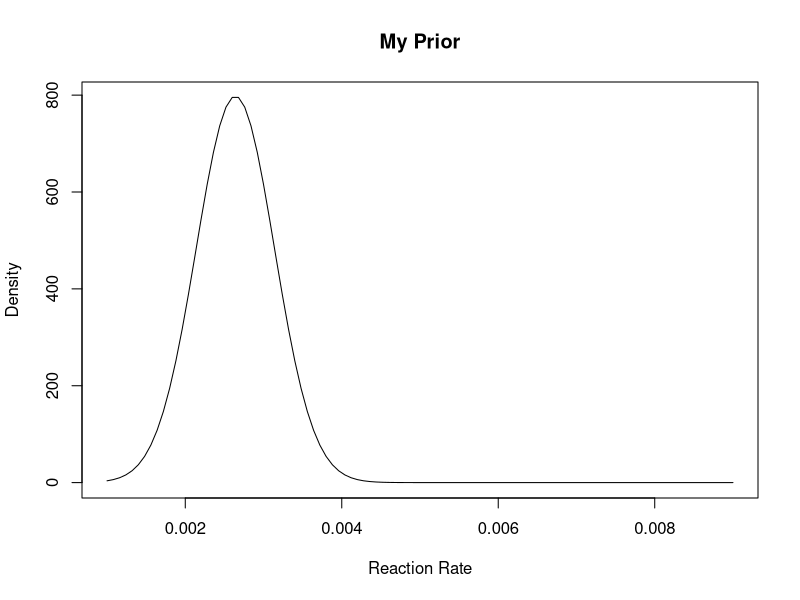
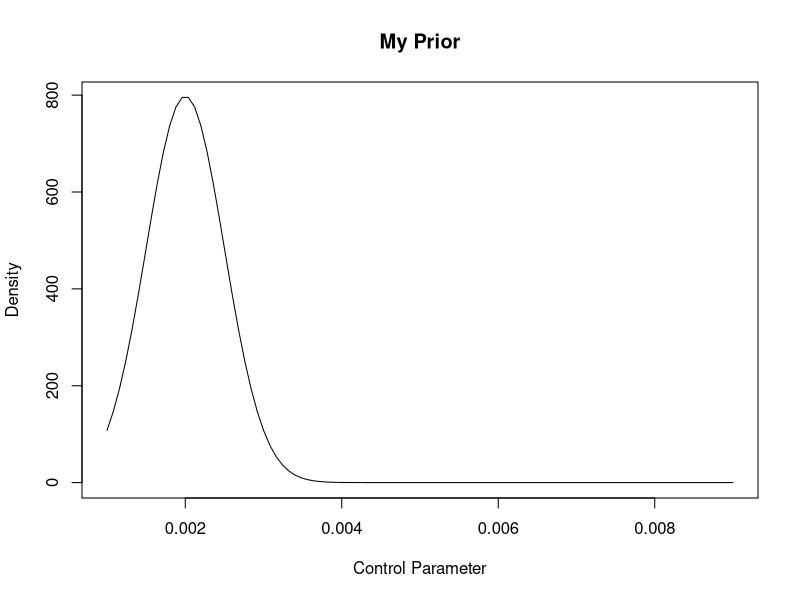
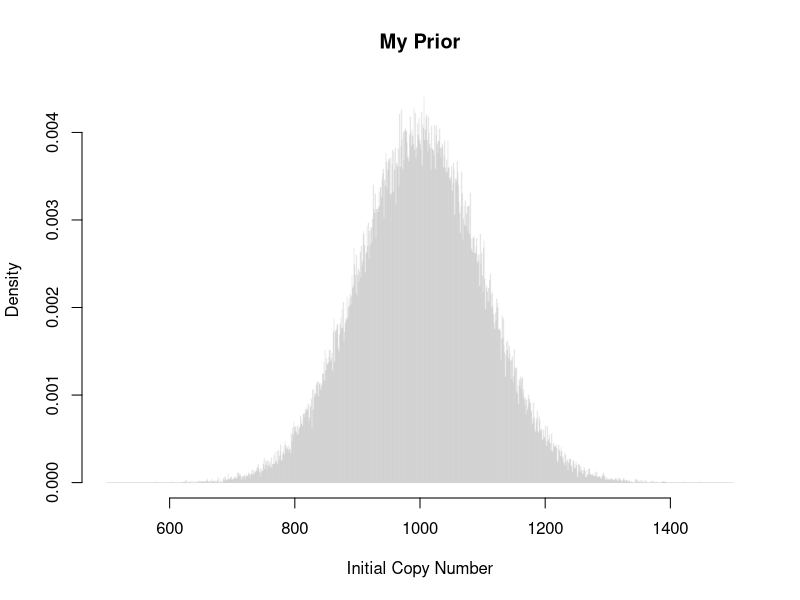
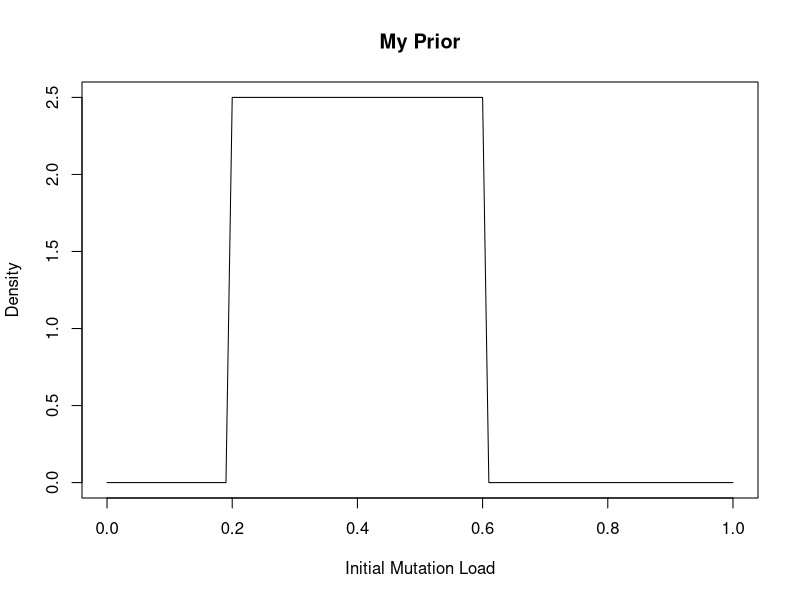
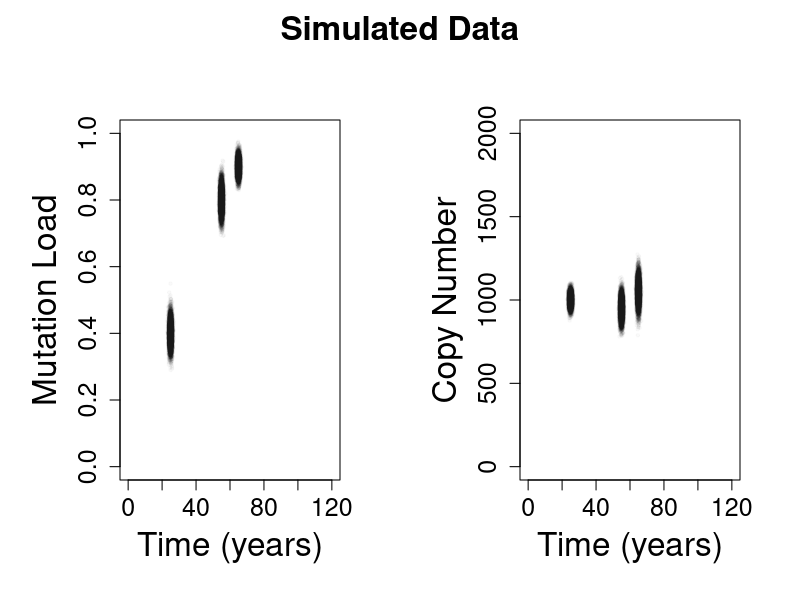

Recreate these plots in R, in order.
# gen some fake data
myBlack = function(alpha){ rgb(0,0,0, alpha) }
Ndata = 1e4
times = c(25,55,65)

mut_load = matrix(NA, nrow=Ndata, ncol=length(times))
mut_load[,1] = rnorm(Ndata, 0.4, 0.03)
mut_load[,2] = rnorm(Ndata, 0.8, 0.03)
mut_load[,3] = rnorm(Ndata, 0.9, 0.02)

copy_num = matrix(NA, nrow=Ndata, ncol=length(times))
copy_num[,1] = rnorm(Ndata, 1000, 30)
copy_num[,2] = rnorm(Ndata, 950, 50)
copy_num[,3] = rnorm(Ndata, 1050, 60)

pdf("./FIGURE/simulated_data.pdf", width=12, height=7)
{
  par(mfrow=c(1,2), mar=c(6,6,6,3), cex.main=2, cex.lab=2, cex.axis=1.5)
  plot(NA, xlim=c(0,120), ylim=c(0,1), 
       main="", xlab="Time (years)", ylab="Mutation Load")
  for(i in 1:length(times)){
    points(times[i]+rnorm(Ndata,0,0.5), mut_load[,i], pch=20, cex=0.7, col=myBlack(0.02))
  }
  
  plot(NA, xlim=c(0,120), ylim=c(0,2000), 
       main="", xlab="Time (years)", ylab="Copy Number")
  for(i in 1:length(times)){
    points(times[i]+rnorm(Ndata,0,0.5), copy_num[,i], pch=20, cex=0.7, col=myBlack(0.02))
  }
title(main="Simulated Data", line=-2, outer=TRUE)
}
dev.off()

dir.create("../simulated_data", showWarnings = FALSE)

write.csv(mut_load, file="../simulated_data/mut_load.csv", row.names=FALSE)
write.csv(copy_num, file="../simulated_data/sopy_num.csv", row.names=FALSE)


# priors
curve(dnorm(x,2.64e-3,5e-4), from=1e-3, to=9e-3, 
      ylab="Density", xlab="Reaction Rate", main="My Prior")
curve(dnorm(x,2e-3,5e-4), from=1e-3, to=9e-3, 
      ylab="Density", xlab="Control Parameter", main="My Prior")
hist(rnorm(1e5, 1000,100), breaks=500:1500, col=myBlack(0.05),border=myBlack(0.05),
     freq=FALSE, xlab="Initial Copy Number", main="My Prior")
curve(dunif(x,0.2,0.6), from=0, to=1, 
      ylab="Density", xlab="Initial Mutation Load", main="My Prior")












